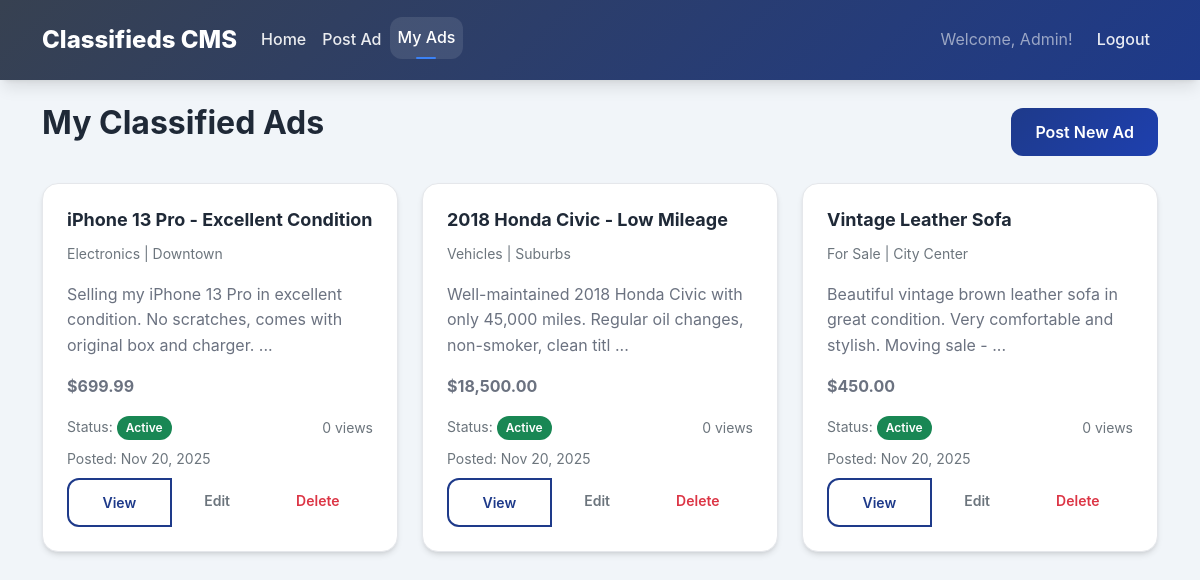
The app's page /my_ads.php (signed in) with its own data.
### tables this page shows
CREATE TABLE ads (
    id INT AUTO_INCREMENT PRIMARY KEY,
    user_id INT NOT NULL,
    category_id INT NOT NULL,
    title VARCHAR(200) NOT NULL,
    description TEXT NOT NULL,
    price DECIMAL(10,2),
    location VARCHAR(100),
    contact_email VARCHAR(100),
    contact_phone VARCHAR(20),
    image_filename VARCHAR(255),
    status ENUM('active', 'inactive', 'sold', 'expired') DEFAULT 'active',
    created_at TIMESTAMP DEFAULT CURRENT_TIMESTAMP,
    updated_at TIMESTAMP DEFAULT CURRENT_TIMESTAMP ON UPDATE CURRENT_TIMESTAMP,
    expires_at TIMESTAMP NULL,
    views_count INT DEFAULT 0,
    FOREIGN KEY (user_id) REFERENCES users(id) ON DELETE CASCADE,
    FOREIGN KEY (category_id) REFERENCES categories(id) ON DELETE RESTRICT,
    INDEX idx_user_id (user_id),
    INDEX idx_category_id (category_id),
    INDEX idx_status (status),
    INDEX idx_created_at (created_at),
    INDEX idx_title (title),
    FULLTEXT INDEX idx_search (title, description)
);

CREATE TABLE categories (
    id INT AUTO_INCREMENT PRIMARY KEY,
    name VARCHAR(100) NOT NULL UNIQUE,
    description TEXT,
    created_at TIMESTAMP DEFAULT CURRENT_TIMESTAMP,
    is_active BOOLEAN DEFAULT TRUE,
    INDEX idx_name (name)
);

### includes/auth.php (called while the page is built, shortened)
<?php
function isLoggedIn() {
    return isset($_SESSION['logged_in']) && $_SESSION['logged_in'] === true;
}
function getCurrentUser() {
    return [
        'id' => $_SESSION['user_id'],
        'username' => $_SESSION['username'],
        'email' => $_SESSION['email'],
        'first_name' => $_SESSION['first_name'],
        'last_name' => $_SESSION['last_name']
    ];
}
function generateCSRFToken() {
    return $_SESSION['csrf_token'];
}
?>

### includes/ads.php (called while the page is built, shortened)
<?php
function getUserAds($userId, $status = null) {
    try {
        $pdo = getDBConnection();
        $sql = "
            SELECT a.*, c.name as category_name
            FROM ads a
            JOIN categories c ON a.category_id = c.id
            WHERE a.user_id = ?
        ";
        $params = [$userId];
        $sql .= " ORDER BY a.created_at DESC";
        $stmt = $pdo->prepare($sql);
        $stmt->execute($params);
        return $stmt->fetchAll();
    } catch (PDOException $e) {
        error_log("Error fetching user ads: " . $e->getMessage());
        return [];
    }
}
?>

### my_ads.php (the view, shortened to what this page needs)
<?php
require_once 'includes/auth.php';
require_once 'includes/ads.php';
$currentUser = getCurrentUser();
$userAds = getUserAds($currentUser['id']);
$csrfToken = generateCSRFToken();
?>
<!DOCTYPE html>
<html lang="en">
<head>
    <link href="https://cdn.jsdelivr.net/npm/bootstrap@5.1.3/dist/css/bootstrap.min.css" rel="stylesheet">
    <link rel="stylesheet" href="assets/css/style.css">
</head>
<body>
    <nav class="navbar navbar-expand-lg navbar-dark bg-primary">
        <div class="container">
            <a class="navbar-brand" href="index.php">Classifieds CMS</a>
            <div class="collapse navbar-collapse" id="navbarNav">
                <div class="navbar-nav me-auto">
                    <a class="nav-link" href="index.php">Home</a>
                    <a class="nav-link" href="post_ad.php">Post Ad</a>
                    <a class="nav-link active" href="my_ads.php">My Ads</a>
                </div>
                <div class="navbar-nav">
                    <span class="navbar-text me-3">Welcome, <?php echo htmlspecialchars($currentUser['first_name']); ?>!</span>
                    <a class="nav-link" href="logout.php">Logout</a>
                </div>
            </div>
        </div>
    </nav>
    <div class="container mt-4">
        <div class="d-flex justify-content-between align-items-center mb-4">
            <h2>My Classified Ads</h2>
            <a href="post_ad.php" class="btn btn-primary">Post New Ad</a>
        </div>
        <?php if (empty($userAds)): ?>
            <div class="text-center py-5">
                <h4>No ads posted yet</h4>
                <p class="text-muted">Start by posting your first classified ad!</p>
                <a href="post_ad.php" class="btn btn-primary">Post Your First Ad</a>
            </div>
        <?php else: ?>
            <div class="row">
                <?php foreach ($userAds as $ad): ?>
                    <div class="col-md-6 col-lg-4 mb-4">
                        <div class="card h-100">
                            <div class="card-body d-flex flex-column">
                                <h5 class="card-title"><?php echo htmlspecialchars($ad['title']); ?></h5>
                                <p class="card-text text-muted small">
                                    <i class="bi bi-tag"></i> <?php echo htmlspecialchars($ad['category_name']); ?>
                                    <?php if ($ad['location']): ?>
                                        | <i class="bi bi-geo-alt"></i> <?php echo htmlspecialchars($ad['location']); ?>
                                    <?php endif; ?>
                                </p>
                                <p class="card-text"><?php echo htmlspecialchars(substr($ad['description'], 0, 100)); ?>
                                    <?php if (strlen($ad['description']) > 100): ?>...<?php endif; ?>
                                </p>
                                <?php if ($ad['price']): ?>
                                    <p class="card-text"><strong>$<?php echo number_format($ad['price'], 2); ?></strong></p>
                                <?php endif; ?>
                                <div class="mt-auto">
                                    <div class="d-flex justify-content-between align-items-center mb-2">
                                        <small class="text-muted">
                                            Status:
                                            <span class="badge bg-<?php echo $ad['status'] === 'active' ? 'success' : 'secondary'; ?>">
                                                <?php echo ucfirst($ad['status']); ?>
                                            </span>
                                        </small>
                                        <small class="text-muted"><?php echo $ad['views_count']; ?> views</small>
                                    </div>
                                    <small class="text-muted d-block mb-2">
                                        Posted: <?php echo date('M j, Y', strtotime($ad['created_at'])); ?>
                                    </small>
                                    <div class="btn-group w-100" role="group">
                                        <a href="view_ad.php?id=<?php echo $ad['id']; ?>" class="btn btn-outline-primary btn-sm">View</a>
                                        <a href="edit_ad.php?id=<?php echo $ad['id']; ?>" class="btn btn-outline-secondary btn-sm">Edit</a>
                                        <a href="?action=delete&id=<?php echo $ad['id']; ?>&token=<?php echo urlencode($csrfToken); ?>"
                                           class="btn btn-outline-danger btn-sm"
                                           onclick="return confirm('Are you sure you want to delete this ad?')">Delete</a>
                                    </div>
                                </div>
                            </div>
                        </div>
                    </div>
                <?php endforeach; ?>
            </div>
        <?php endif; ?>
    </div>
</body>
</html>

### assets/css/style.css (style rules this page uses)
:root { --primary-color: #1e3a8a; --primary-dark: #1e40af; --primary-light: #3b82f6; --secondary-color: #6b7280; --accent-color: #3b82f6; --success-color: #10b981; --danger-color: #ef4444; --warning-color: #f59e0b; --info-color: #06b6d4; --bg-primary: #f8fafc; --bg-secondary: #f1f5f9; --bg-dark: #374151; --bg-card: #ffffff; --text-primary: #1f2937; --text-secondary: #6b7280; --text-muted: #9ca3af; --text-light: #ffffff; --border-color: #e5e7eb; --border-radius: 12px; --border-radius-lg: 16px; --border-radius-xl: 24px; --shadow-sm: 0 1px 2px 0 rgb(0 0 0 / 0.05); --shadow: 0 4px 6px -1px rgb(0 0 0 / 0.1), 0 2px 4px -2px rgb(0 0 0 / 0.1); --shadow-lg: 0 10px 15px -3px rgb(0 0 0 / 0.1), 0 4px 6px -4px rgb(0 0 0 / 0.1); --shadow-xl: 0 20px 25px -5px rgb(0 0 0 / 0.1), 0 8px 10px -6px rgb(0 0 0 / 0.1); --transition: all 0.3s cubic-bezier(0.4, 0, 0.2, 1); --transition-fast: all 0.15s cubic-bezier(0.4, 0, 0.2, 1); }
* { box-sizing: border-box; }
body { font-family: 'Inter', -apple-system, BlinkMacSystemFont, 'Segoe UI', Roboto, sans-serif; line-height: 1.6; color: var(--text-primary); background-color: var(--bg-secondary); margin: 0; padding: 0; }
h1, h2, h3, h4, h5, h6 { font-weight: 700; line-height: 1.2; margin-bottom: 1rem; }
.navbar { background: linear-gradient(135deg, var(--bg-dark), var(--primary-color)) !important; backdrop-filter: blur(10px); box-shadow: var(--shadow-lg); padding: 1rem 0; }
.navbar-brand { font-weight: 800; font-size: 1.5rem; color: var(--text-light) !important; text-decoration: none; transition: var(--transition); }
.navbar-nav .nav-link { color: rgba(255, 255, 255, 0.9) !important; font-weight: 500; padding: 0.5rem 1rem; border-radius: var(--border-radius); transition: var(--transition); position: relative; }
.navbar-nav .nav-link:hover, .navbar-nav .nav-link.active { color: var(--text-light) !important; background-color: rgba(255, 255, 255, 0.1); transform: translateY(-2px); }
.navbar-nav .nav-link.active::after { content: ''; position: absolute; bottom: 0; left: 50%; transform: translateX(-50%); width: 20px; height: 2px; background: var(--accent-color); border-radius: 1px; }
.card { background: var(--bg-card); border: 1px solid var(--border-color); border-radius: var(--border-radius-lg); box-shadow: var(--shadow); transition: var(--transition); overflow: hidden; height: 100%; }
.card-body { padding: 1.5rem; display: flex; flex-direction: column; height: 100%; }
.card-title { font-weight: 700; font-size: 1.125rem; margin-bottom: 0.75rem; color: var(--text-primary); line-height: 1.3; }
.card-text { color: var(--text-secondary); margin-bottom: 1rem; flex-grow: 1; }
.btn { font-weight: 600; border-radius: var(--border-radius); padding: 0.75rem 1.5rem; transition: var(--transition); border: none; position: relative; overflow: hidden; }
.btn::before { content: ''; position: absolute; top: 0; left: -100%; width: 100%; height: 100%; background: linear-gradient(90deg, transparent, rgba(255, 255, 255, 0.2), transparent); transition: left 0.5s; }
.btn-primary { background: linear-gradient(135deg, var(--primary-color), var(--primary-dark)); color: var(--text-light); }
.btn-outline-primary { border: 2px solid var(--primary-color); color: var(--primary-color); background: transparent; }
.badge { font-weight: 600; padding: 0.5em 0.75em; border-radius: 50px; font-size: 0.75rem; }

### records on screen
ads: title "iPhone 13 Pro - Excellent Condition", category.name "Electronics", location "Downtown", description "Selling my iPhone 13 Pro in excellent condition. No scratches, comes with original box and charger.", price "699.99", status "Active", views_count "0", created_at "Nov 20, 2025"
ads: title "2018 Honda Civic - Low Mileage", category.name "Vehicles", location "Suburbs", description "Well-maintained 2018 Honda Civic with only 45,000 miles. Regular oil changes, non-smoker, clean titl", price "18,500.00", status "Active", views_count "0", created_at "Nov 20, 2025"
ads: title "Vintage Leather Sofa", category.name "For Sale", location "City Center", description "Beautiful vintage brown leather sofa in great condition. Very comfortable and stylish. Moving sale -", price "450.00", status "Active", views_count "0", created_at "Nov 20, 2025"

### other values on screen
$currentUser['first_name'] "Admin"
